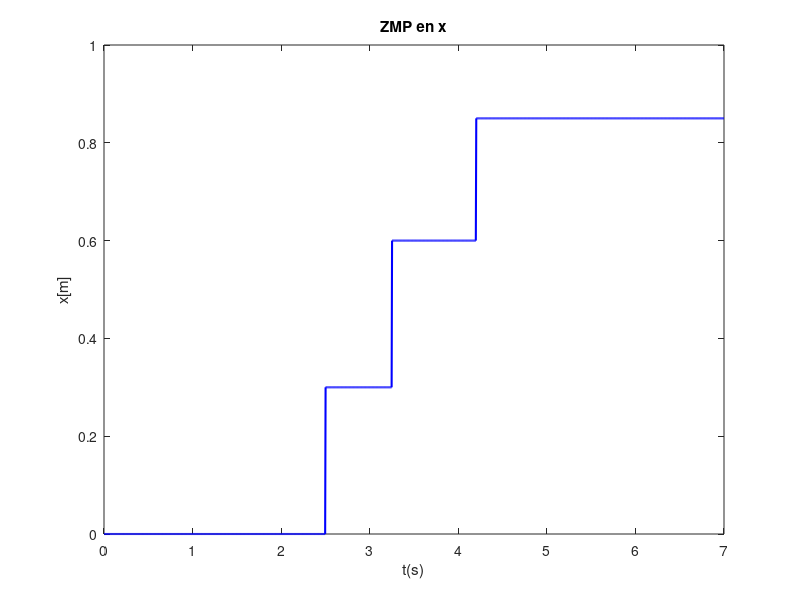
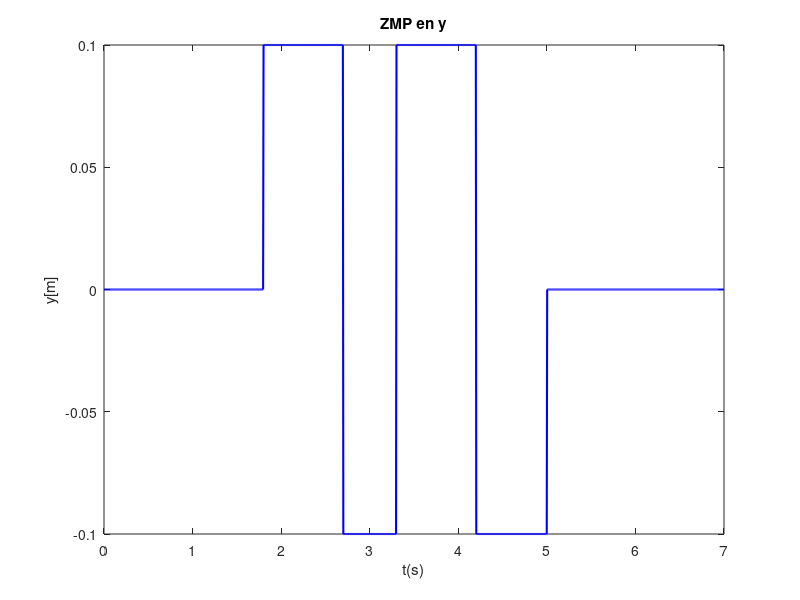

The MATLAB script that drew these images, in order: (Note: this script raises an error after producing the figures.)
%% Variables globales
global A B C Q R K P T;

%% Generación de ZPM
% time (According to Fig. 4.40)
T = linspace(0,7,1400);
dt = T(2)-T(1); % Sample time
% ZMP en x (Based on Fig 4.40) 
Zmpx = 0*(T<2.5) + 0.3*(2.5<=T & T<3.25) + ...
        0.6*(3.25<=T & T<4.2) + 0.85*(4.2<=T);
% ZMP en y (Based on Fig 4.40) 
Zmpy = 0*(T<1.8) + 0.1*(1.8<=T & T<2.7)- 0.1*(2.7<=T & T<3.3)...
         + 0.1*(3.3<=T & T<4.2) - 0.1*(4.2<=T & T<5)+ 0*(5<=T);

figure(1),
plot(T,Zmpx,'b-', 'LineWidth', 1.5), xlabel("t(s)"), ylabel("x[m]"), title('ZMP en x')
figure(2),
plot(T,Zmpy,'b-', 'LineWidth', 1.5), xlabel("t(s)"), ylabel("y[m]"), title('ZMP en y')

%%  Preview Control System
zc = 0.3; % Length of a Solo's leg
g = 9.81; % gravity

% Kajita's Book: Introduction to Humanoid Robotics
A = [1, dt, (dt^2)/2;
     0,  1,       dt;
     0,  0,        1];
B = [(dt^3)/6; (dt^2)/2; dt];
C = [1 0 -zc/g]; 

% QR parameters
% dlqr assumed C = 1, but c'Qc must have a size of 3x3 (Eq. 4.76)
Q = 1; 
Q_ = C'*Q*C; % Then, dqlr is modified.
R = 1e-6; 

% Solution of eq 4.73. We obtain K and P for future calculations
[K, P, CLP] = dlqr(A,B,Q_,R);

%% Solution en X
[pk, xk] = solution(Zmpx, 200); % N = 200

figure(3),
plot(T, Zmpx, 'b:'), hold on
plot(T, pk, 'r-'), hold on
plot(T, xk(1,:), 'g-', 'LineWidth', 2)
legend('zmp ref', 'zmp', 'x')

%% Solution en y
[pk, yk] = solution(Zmpy, 200); % N = 200

figure(4),
plot(T, Zmpy, 'b:'), hold on
plot(T, pk, 'r-'), hold on
plot(T, yk(1,:), 'g-', 'LineWidth', 2)
legend('zmp ref', 'zmp', 'y')